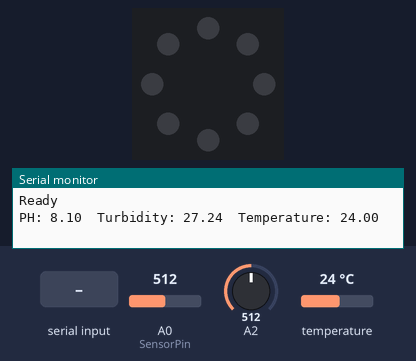
Recording of a sketch running on a simulated Arduino Uno, built with avr-gcc and run on an emulated ATmega328P. Shown: 8 RGB LEDs in a ring, first at the top, clockwise, the last lines printed to the serial monitor. The test bench sets the inputs (shaded band); at power-on: A0 (SensorPin) = 512, A2 = 512, temperature 24 °C.

Above: at 1.2 s.
1.3 s: "1\n" received over the second serial link
At 5.5 s:
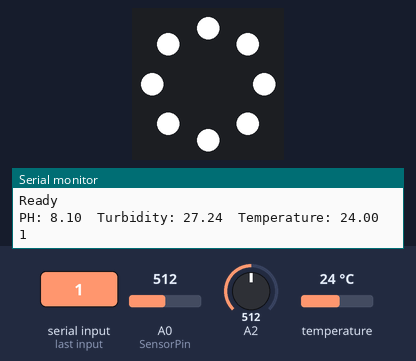
12.4 s: "1,90\n" received over the second serial link
At 23.1 s:
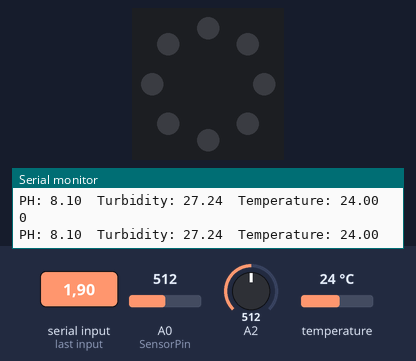
23.4 s: "1,90,45\n" received over the second serial link
At 27.5 s:
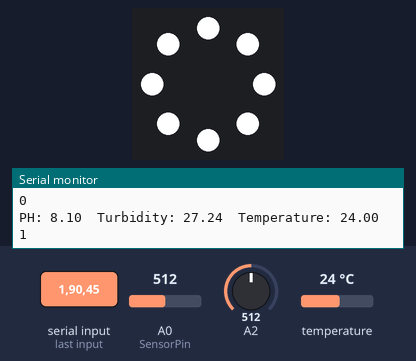
Timing chart, 0 to 34.4 s (numbered marks = the images above; inputs shaded):
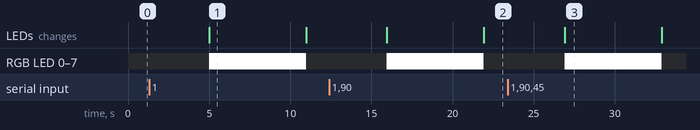

Measured:
- after the input at 1.3 s, RGB LED 0–7: off → RGB(255, 255, 255) after 3.7 s, → off 6.0 s later; the LEDs: change after 3.7 s (image 1)
- after the input at 12.4 s, RGB LED 0–7: off → RGB(255, 255, 255) after 3.6 s, → off 6.0 s later; the LEDs: first change after 3.6 s (image 2 shows a later state)
- after the input at 23.4 s, RGB LED 0–7: off → RGB(255, 255, 255) after 3.5 s, → off 6.0 s later; the LEDs: change after 3.5 s (image 3)
- what the display in image 1 shows lasts 6.0 s, from 5.0 s to 11.0 s

The sketch:

arduino_code.ino
```cpp
#include <Adafruit_NeoPixel.h>
#include <OneWire.h>
#include <DallasTemperature.h>
#include <SoftwareSerial.h>

SoftwareSerial EspSerial(2, 3); // RX, TX
#define PIN 4                 //LED on Arduino port 4
#define NUM_LEDS 8
#define ONE_WIRE_BUS 5       // Data wire is plugged into port 5 on the Arduino
#define SensorPin A0          // the pH meter Analog output is connected with the Arduino’s Analog
unsigned long int avgValue;   //Store the average value of the sensor feedback
float b;
int buf[10], temp;
String ledStatus;
unsigned long int ntuTemp;
float ntu;
int finalLedStatus;

Adafruit_NeoPixel strip = Adafruit_NeoPixel(NUM_LEDS, PIN, NEO_GRB + NEO_KHZ800); //make an instance of a neopixel
OneWire oneWire(ONE_WIRE_BUS);        // Setup a oneWire instance to communicate
DallasTemperature sensors(&oneWire);  // Pass our oneWire reference to Dallas Temperature.

void setup(){
  Serial.begin(9600);
  sensors.begin();                    // Start up the library
  Serial.println("Ready");
  EspSerial.begin(115200);
  strip.begin();

}
void loop(){
  //PH SENSOR
  for(int i = 0; i < 10; i++){             //Get 10 sample value from the sensor for smoother value
    buf[i] = analogRead(SensorPin);
    delay(10);
  }
  for(int i = 0; i < 9; i++){              //sort the analog from small to large
    for(int j = i + 1; j < 10; j++){
      if(buf[i] > buf[j]){
        temp = buf[i];
        buf[i] = buf[j];
        buf[j] = temp;
      }
    }
  }
  avgValue = 0;
  for(int i = 2; i < 8; i++)               //take the average value of 6 center sample
    avgValue += buf[i];
float phValue = (((float)avgValue/6) * -0.0281) + 22.4831;


  //TURBIDITY SENSOR
    ntuTemp = 0;
    for(int i=0; i<800; i++){
      ntuTemp += (float)analogRead(A2);
    }
    ntuTemp = ntuTemp/800;
    ntu = (ntuTemp * -0.0676) + 61.8468;


  //TEMPERATURE SENSOR
  sensors.requestTemperatures();
  float temperature = sensors.getTempCByIndex(0);

  Serial.print("PH: ");
  Serial.print(phValue);
  Serial.print("\t");
  Serial.print("Turbidity: ");
  Serial.print(ntu);
  Serial.print("\t");
  Serial.print("Temperature: ");
  Serial.print(temperature);
  Serial.println("");

  String allValues;
  allValues = "Start Sting pH "+String(phValue)+" turbidity "+String(ntu)+" temperature "+String(temperature);

  EspSerial.println(allValues);
  delay(4000);

  //LED
  ledStatus=EspSerial.readStringUntil('\n');
  Serial.println(ledStatus.toInt());
  finalLedStatus = ledStatus.toInt();

  if(finalLedStatus==1){
    for(int i=0;i<NUM_LEDS;i++){
      strip.setPixelColor(i, strip.Color(255,255,255));
      strip.show();
    }
  }else if(finalLedStatus==0){
    for(int i=0;i<NUM_LEDS;i++){
      strip.setPixelColor(i, strip.Color(0,0,0));     //RGB 0-255
      strip.show(); // This sends the updated pixel color to the hardware.
    }
   }
}

float round_to_dp( float in_value, int decimal_place )
{
  float multiplier = powf( 10.0f, decimal_place );
  in_value = roundf( in_value * multiplier ) / multiplier;
  return in_value;
}
```
